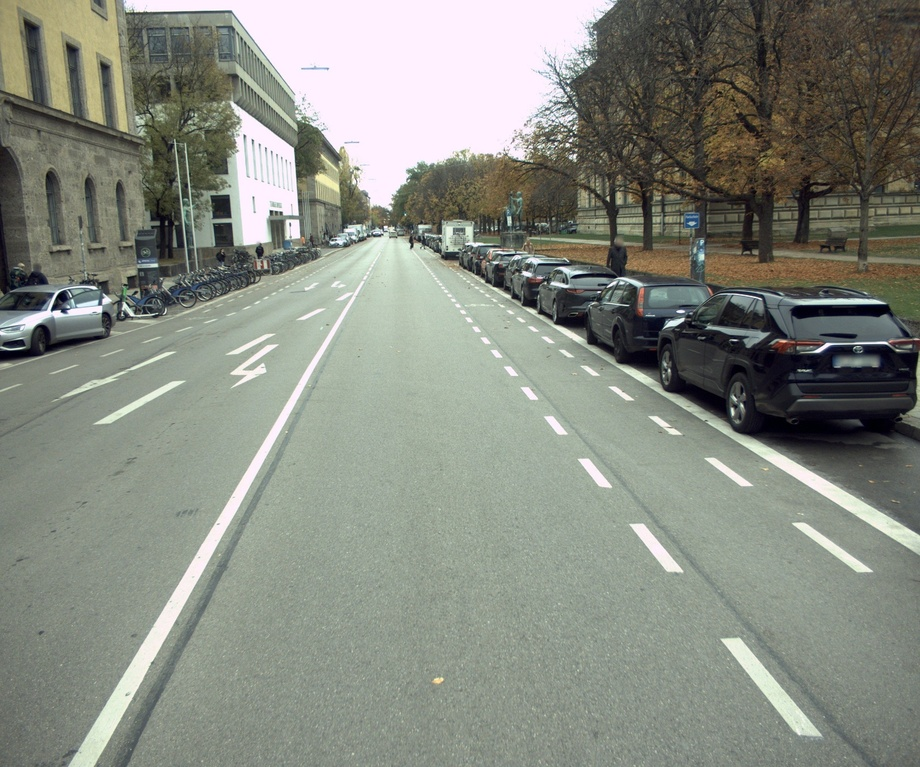
#> input picture images_input/307t_2021_031121_296890_251_9.jpg, 920 x 767 px, shrunk from 2464 x 2056 before the run, found by its file name
$ python test_sobel_cv2.py   (older library calls are emulated)
#> lines starting #> are read from the running program, lines starting #| are printed output that depends on the picture; after the words box and inside, x2 and y2 are one past the last pixel; in counts of white or black regions, pixels touching at a corner belong together
# -*- coding: utf-8 -*-
"""
Created on Sun Jul 23 12:47:07 2023

@author: anton
"""

import cv2

# Read the original image
img = cv2.imread(r"E:\Bachelorthesis\9_TUM_Arcisstr\307t_2021_031121_296890_251_9.jpg")
#> img is the input picture: shape (767, 920, 3); mean B, G, R 128.4, 138.2, 134.1
#img = cv2.imread(r"E:\Bachelorthesis\9_TUM_Arcisstr\307t_2021_031121_296890_251_9.jpg")
# Display original image
cv2.imshow('Original', img)
cv2.waitKey(0)

# Convert to graycsale
img_gray = cv2.cvtColor(img, cv2.COLOR_BGR2GRAY)
# Blur the image for better edge detection
img_blur = cv2.GaussianBlur(img_gray, (3,3), 0)

# Sobel Edge Detection
sobelx = cv2.Sobel(src=img_blur, ddepth=cv2.CV_64F, dx=1, dy=0, ksize=5) # Sobel Edge Detection on the X axis
sobely = cv2.Sobel(src=img_blur, ddepth=cv2.CV_64F, dx=0, dy=1, ksize=5) # Sobel Edge Detection on the Y axis
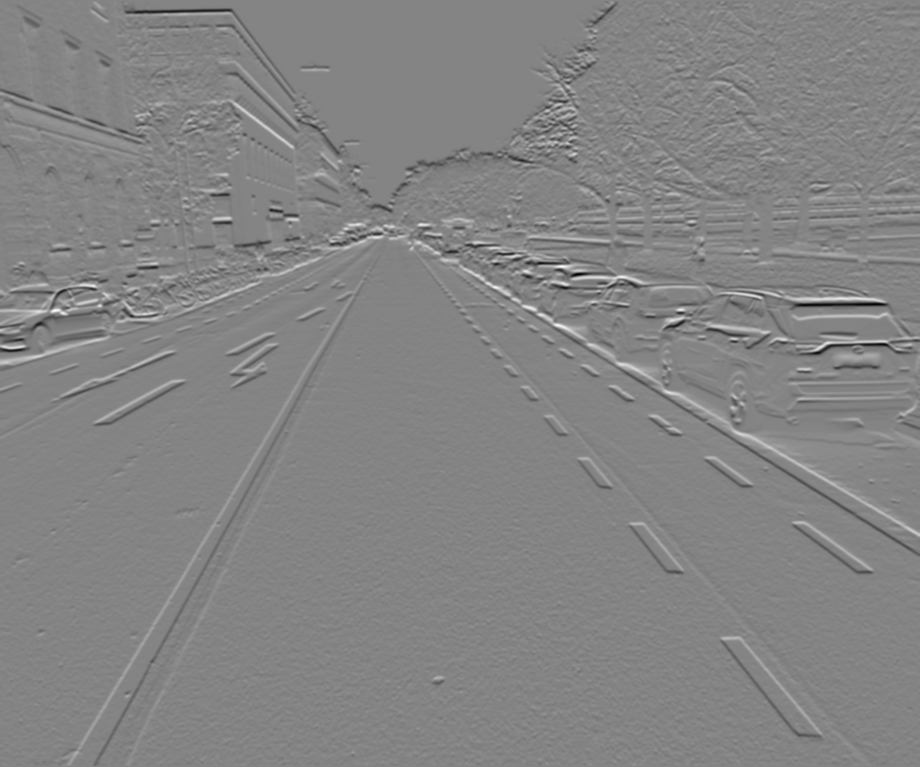
#> sobely: shape (767, 920) float64; min -8916, max 8266, mean -7.1; drawn with min black and max white
sobelxy = cv2.Sobel(src=img_blur, ddepth=cv2.CV_64F, dx=1, dy=1, ksize=5) # Combined X and Y Sobel Edge Detection
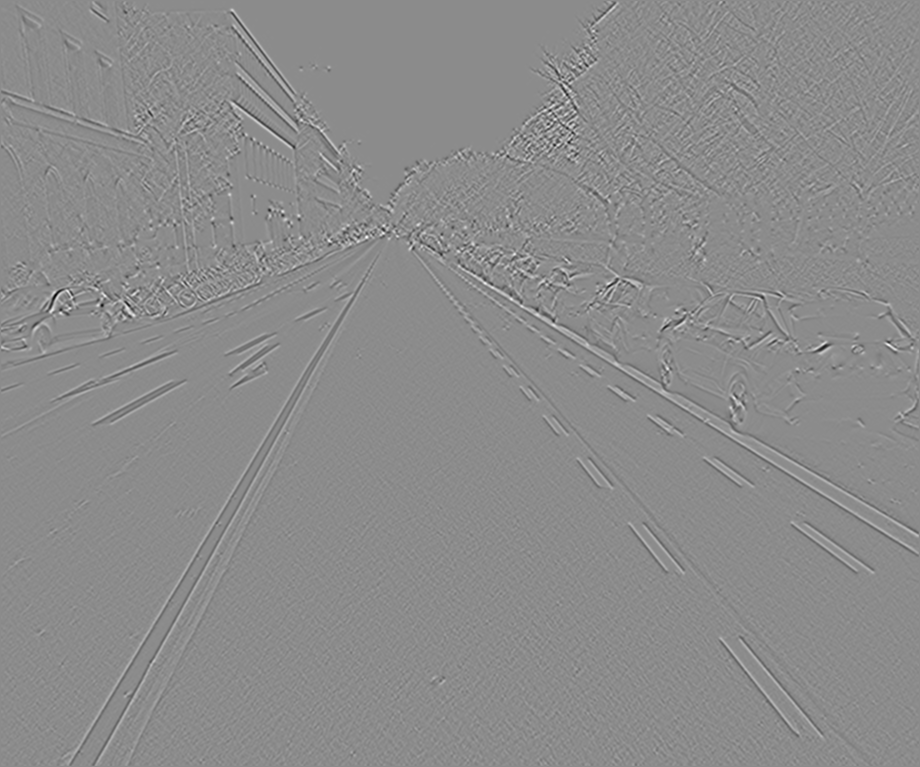
#> sobelxy: shape (767, 920) float64; min -1757, max 1448, mean 0; drawn with min black and max white
# Display Sobel Edge Detection Images
cv2.imshow('Sobel X', sobelx)
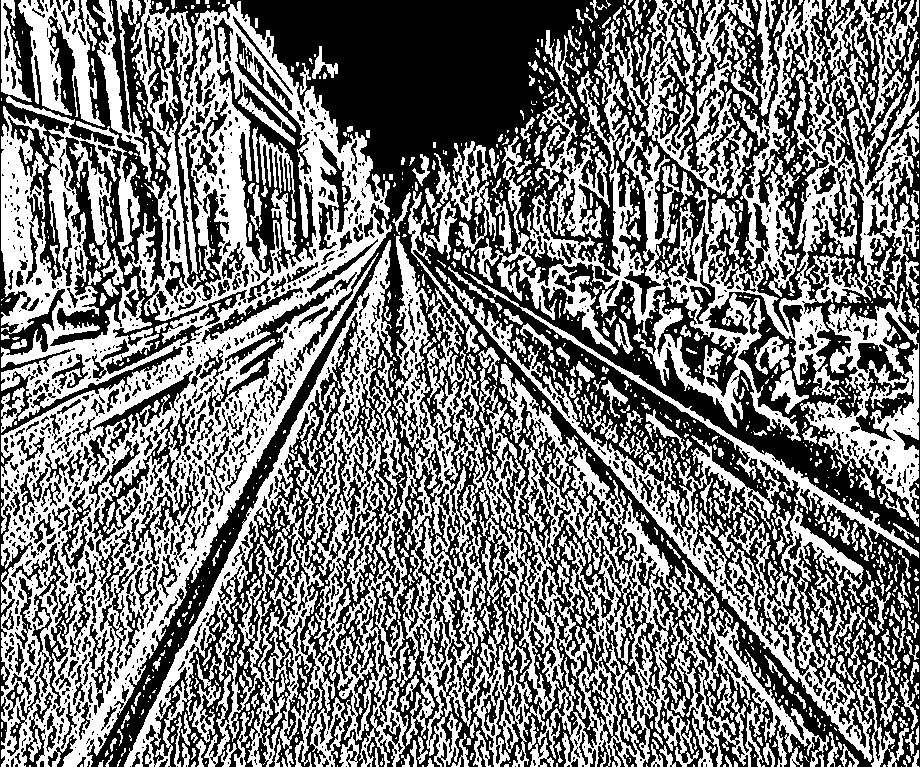
#> window 'Sobel X': shape (767, 920); 48% white; 1570 white regions (1087 under 20 px), largest, box (x1, y1, x2, y2) and area: (1, 0, 392, 767) 103239, (124, 236, 829, 767) 78813, (474, 0, 919, 441) 44996
cv2.waitKey(0)
cv2.imshow('Sobel Y', sobely)
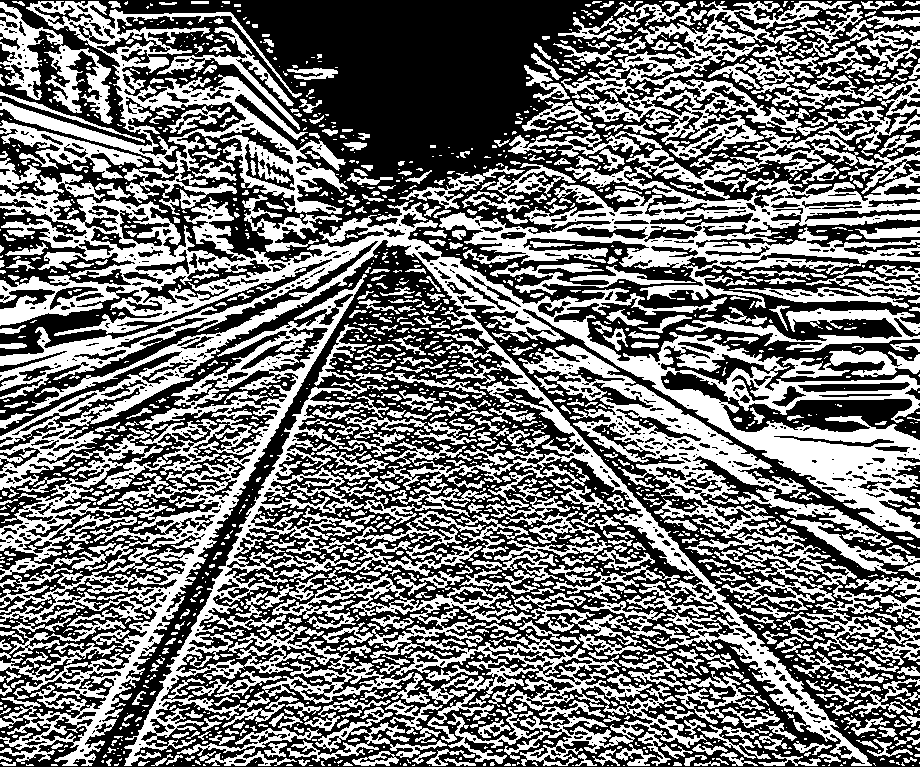
#> window 'Sobel Y': shape (767, 920); 45.4% white; 1947 white regions (1298 under 20 px), largest, box (x1, y1, x2, y2) and area: (0, 190, 920, 766) 100943, (439, 101, 920, 308) 25787, (320, 522, 707, 766) 18856
cv2.waitKey(0)
cv2.imshow('Sobel X Y using Sobel() function', sobelxy)
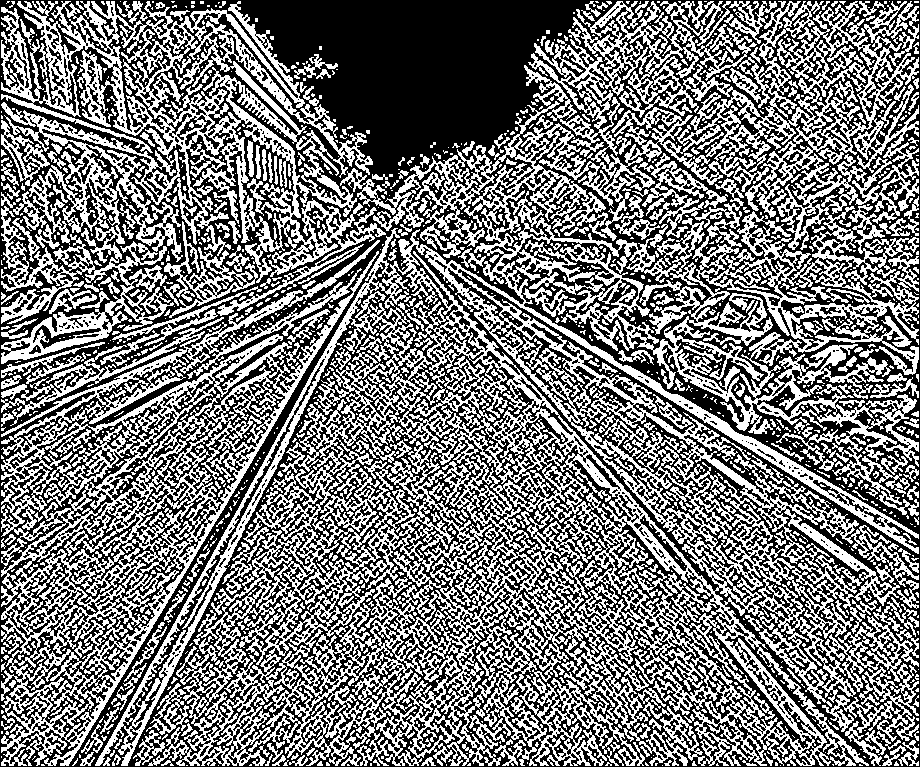
#> window 'Sobel X Y using Sobel() functi': shape (767, 920); 46.8% white in thin lines or dots
cv2.waitKey(0)

# Canny Edge Detection
edges = cv2.Canny(image=img_blur, threshold1=100, threshold2=200) # Canny Edge Detection
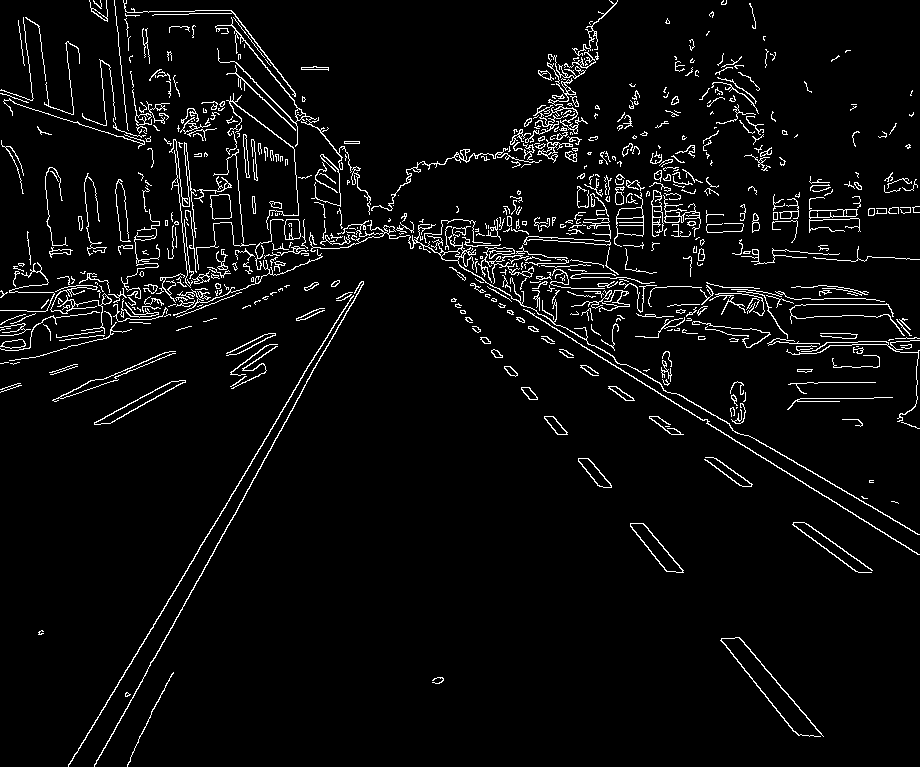
#> edges: shape (767, 920); 4.5% white in thin lines or dots
# Display Canny Edge Detection Image
cv2.imshow('Canny Edge Detection', edges)
cv2.waitKey(0)

cv2.destroyAllWindows()
